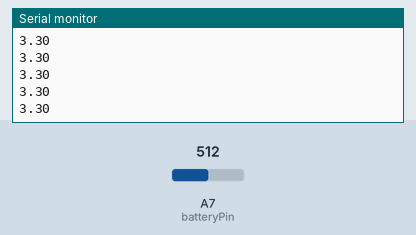
A sketch run on a simulated Arduino Nano, built with avr-gcc and run on an emulated ATmega328P. Parts: the last lines printed to the serial monitor. The test bench sets the inputs (shaded band); at power-on: A7 (batteryPin) = 512.

Above: at 1.2 s.
1.3 s: A7 (batteryPin) set to 716
At 2.0 s:
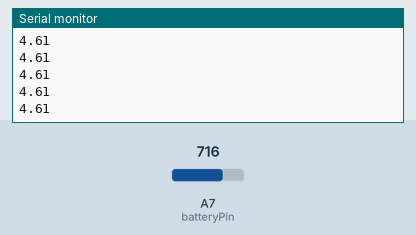
2.8 s: A7 (batteryPin) set to 900
At 3.4 s:
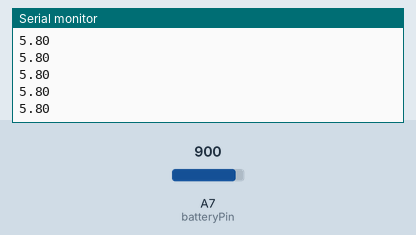
Timing chart, 0 to 5.8 s (numbered marks = the images above; inputs shaded):
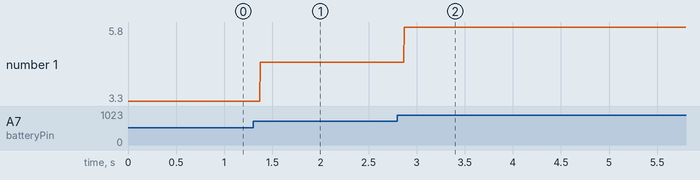

Measured:
- after the input at 1.3 s, the serial monitor: prints a new line after 0.07 s (image 1)
- after the input at 2.8 s, the serial monitor: prints a new line after 0.07 s (image 2)
- plotted number 1: 3.3 → 4.61 after the input at 1.3 s, 4.61 → 5.8 after the input at 2.8 s

The sketch:

BatteryCheck.ino
```cpp
/*
  Battery check
  This sketch reads the battery level
  on an Adalogger M0

  Written and tested on an Adalogger M0 board.
  Based on Adafruit's battery read example.
  .
  created 22 Jan 2016
  modified 16 Feb 2016
  by Tom Igoe

*/

const int batteryPin = A7;        // battery voltage is on pin A7

void setup() {
  Serial.begin(9600);
}

void loop() {
  // read battery voltage:
  float batteryVoltage = analogRead(batteryPin);
  // voltage is halved by the on-board voltage divider,
  // so real voltage is * 2:
  batteryVoltage =  batteryVoltage * 2;
  // multiply by reference voltage (3.3) and divide by analog resolution:
  batteryVoltage = (batteryVoltage * 3.3) / 1024;
  Serial.println(batteryVoltage);
}
```
